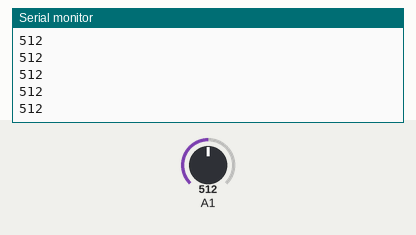
This sketch was run on a simulated Arduino Uno, built with avr-gcc and run on an emulated ATmega328P. On the bench: the last lines printed to the serial monitor. Inputs (shaded band) come from the test bench; at power-on: A1 = 512.

Above: at 1.2 s.
1.3 s: A1 set to 716
At 2.0 s:
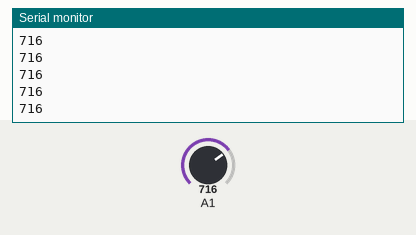
2.8 s: A1 set to 900
At 3.6 s:
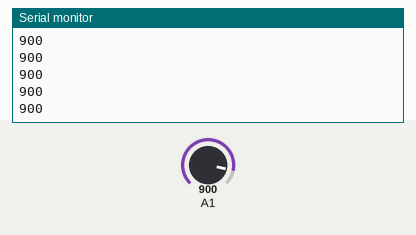
Timing chart, 0 to 5.8 s (numbered marks = the images above; inputs shaded):
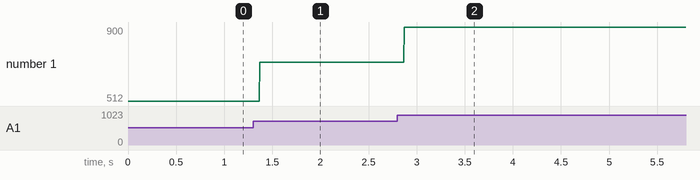

The sketch:

teste_ldr_dir.ino
```cpp
// Programa : Teste LCD 16x2 com Keypad

#include <LiquidCrystal.h>


void setup()
{
 	Serial.begin(9600);
}

void loop()
{
 Serial.println(analogRead(A1));
}
```

Measured:
- after the input at 1.3 s, the serial monitor: prints a new line after 0.07 s (image 1)
- after the input at 2.8 s, the serial monitor: prints a new line after 0.07 s (image 2)
- plotted number 1: 512 → 716 after the input at 1.3 s, 716 → 900 after the input at 2.8 s
